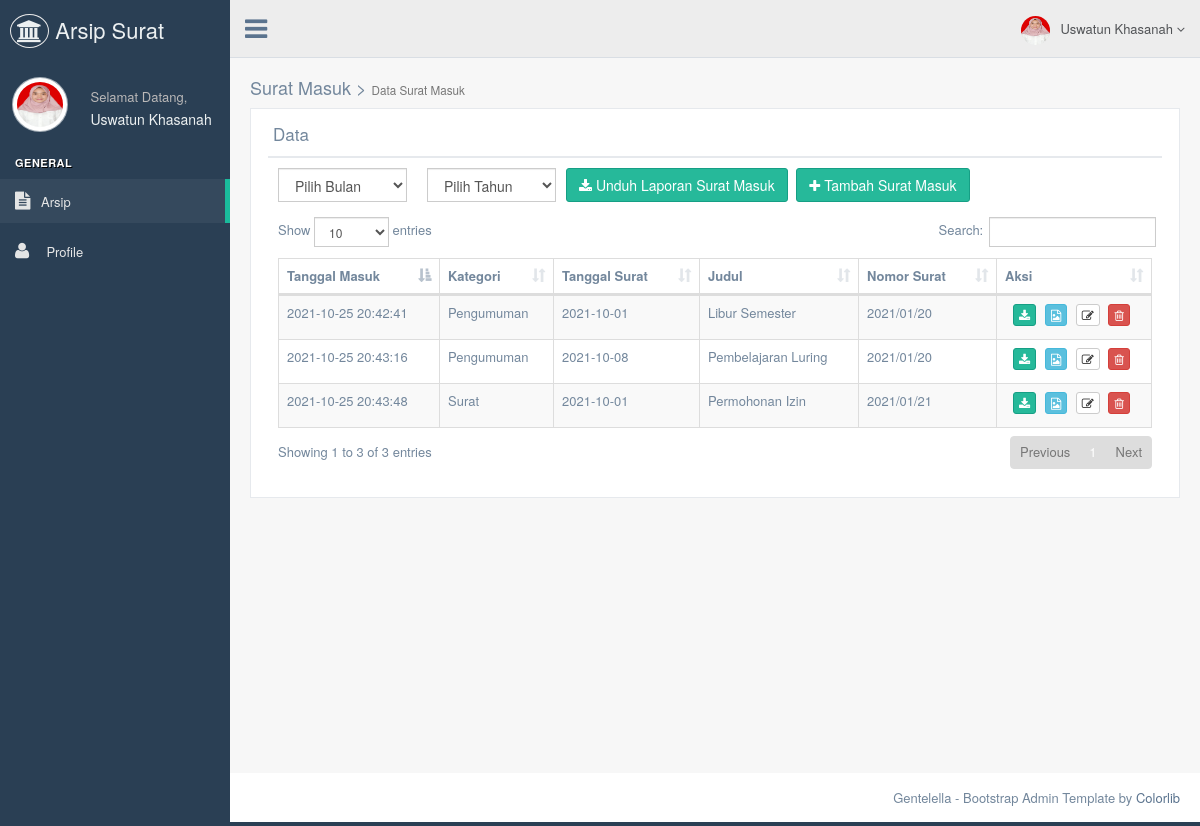
Screenshot of /admin/datasuratmasuk.php (signed in) with the database file from the repository.
### tables this page shows
CREATE TABLE `tb_suratmasuk` (
  `id_suratmasuk` int(11) NOT NULL,
  `tanggalmasuk_suratmasuk` datetime NOT NULL DEFAULT current_timestamp(),
  `kategori` varchar(20) NOT NULL,
  `nomor_suratmasuk` varchar(25) NOT NULL,
  `tanggalsurat_suratmasuk` date NOT NULL,
  `judul` varchar(255) NOT NULL,
  `file_suratmasuk` varchar(255) NOT NULL
);

### admin/datasuratmasuk.php (the view, shortened to what this page needs)
<!DOCTYPE html>
<html lang="en">
  <head>
    <link href="../assets/vendors/bootstrap/dist/css/bootstrap.min.css" rel="stylesheet">
    <link href="../assets/vendors/font-awesome/css/font-awesome.min.css" rel="stylesheet">
    <link href="../assets/vendors/nprogress/nprogress.css" rel="stylesheet">
    <link href="../assets/vendors/iCheck/skins/flat/green.css" rel="stylesheet">
    <link href="../assets/vendors/datatables.net-bs/css/dataTables.bootstrap.min.css" rel="stylesheet">
    <link href="../assets/vendors/datatables.net-buttons-bs/css/buttons.bootstrap.min.css" rel="stylesheet">
    <link href="../assets/vendors/datatables.net-fixedheader-bs/css/fixedHeader.bootstrap.min.css" rel="stylesheet">
    <link href="../assets/vendors/datatables.net-responsive-bs/css/responsive.bootstrap.min.css" rel="stylesheet">
    <link href="../assets/vendors/datatables.net-scroller-bs/css/scroller.bootstrap.min.css" rel="stylesheet">
    <link href="../assets/build/css/custom.min.css" rel="stylesheet">
  </head>
  <body class="nav-md">
    <div class="container body">
      <div class="main_container">
        <?php
        include("sidebarmenu.php");
        ?>
        <?php
        include("header.php");
        ?>
        <div class="right_col" role="main">
          <div class="">
            <div class="page-title">
              <div class="title_right">
                <h2>Surat Masuk > <small>Data Surat Masuk</small></h2>
              </div>
            </div>
            <div class="clearfix"></div>
            <div class="row">
              <div class="col-md-12 col-sm-12 col-xs-12">
                <div class="x_panel">
                  <div class="x_title">
                    <h2>Data<small>Surat Masuk</small></h2>
                    <div class="clearfix"></div>
                  </div>
                      <form action="downloadlaporan_suratmasuk.php"  name="download_suratmasuk" method="post" enctype="multipart/form-data" id="demo-form2" data-parsley-validate class="form-horizontal form-label-left">
                        <div class="col-md-2 col-sm-2 col-xs-6">
                          <select name="bulan" class="select2_single form-control" tabindex="-1">
                            <option>Pilih Bulan</option>
                          </select>
                        </div>
                        <div class="col-md-2 col-sm-2 col-xs-6">
                          <select name="tahun" class="select2_single form-control" tabindex="-1">
                            <option>Pilih Tahun</option>
                          </select>
                        </div>
                  <button type="submit" class="btn btn-success"><i class="fa fa-download"></i> Unduh Laporan Surat Masuk</button></a>
                  <a href="inputsuratmasuk.php"><button type="button" class="btn btn-success"><i class="fa fa-plus"></i> Tambah Surat Masuk</button></a>
                  </form>
                  <div class="x_content">
                  <div class="x_content">
                              <?php
                              include '../koneksi/koneksi.php';
                              $sql1  		= "SELECT * FROM tb_suratmasuk order by	id_suratmasuk asc";
                              $query1  	= mysqli_query($db, $sql1);
                              $total		= mysqli_num_rows($query1);
                              if ($total == 0) {
                                echo"<center><h2>Belum Ada Data Surat Masuk</h2></center>";
                              }
                              else{?>
                    <table id="datatable" class="table table-striped table-bordered">
                      <thead>
                        <tr>
                          <th >Tanggal Masuk</th>
                          <th>Kategori</th>
                          <th>Tanggal Surat</th>
                          <th>Judul</th>
                          <th >Nomor Surat</th>
                          <th >Aksi</th>
                        </tr>
                      </thead>
                      <tbody>
                            <?php
                            while($data = mysqli_fetch_array($query1)){
                              echo'<tr>
                              <td>	'. $data['tanggalmasuk_suratmasuk'].'		</td>
                              <td>	'. $data['kategori'].'	</td>
                              <td>	'. $data['tanggalsurat_suratmasuk'].'	</td>
                              <td>	'. $data['judul'].'  		</td>
                              <td>	'. $data['nomor_suratmasuk'].'  		</td>
                              <td style="text-align:center;">
                              <a href= surat_masuk/'.$data['file_suratmasuk'].'><button type="button" title="Unduh File" class="btn btn-success btn-xs"><i class="fa fa-download"></i></button></a>
                              <a href=detail-suratmasuk.php?id_suratmasuk='.$data['id_suratmasuk'].'><button type="button" title="Detail" class="btn btn-info btn-xs"><i class="fa fa-file-image-o"></i></button></a>
                              <a href=editsuratmasuk.php?id_suratmasuk='.$data['id_suratmasuk'].'><button type="button" title="Edit" class="btn btn-default btn-xs"><i class="fa fa-edit"></i></button></a>
                              <a onclick="return konfirmasi()" href="proses/proses_hapussuratmasuk.php?id_suratmasuk='.$data['id_suratmasuk'].'"><button type="button" title="Hapus" class="btn btn-danger btn-xs"><i class="fa fa-trash-o"></i></button></a></td>
                              </tr>';
                            }
                            ?>
                      </tbody>
                    </table>
                   <?php } ?>
                  </div>
                  </div>
                </div>
              </div>
            </div>
          </div>
        </div>
        <footer>
          <div class="pull-right">
            Gentelella - Bootstrap Admin Template by <a href="https://colorlib.com">Colorlib</a>
          </div>
          <div class="clearfix"></div>
        </footer>
      </div>
    </div>
  </body>
</html>

### admin/sidebarmenu.php (shortened to what this page needs)
<?php
	 include '../koneksi/koneksi.php';
			$sql  		= "SELECT * FROM tb_admin where id_admin='".$_SESSION['id']."'";
			$query  	= mysqli_query($db, $sql);
			$data 		= mysqli_fetch_array($query);
?>
        <div class="col-md-3 left_col">
          <div class="left_col scroll-view">
            <div class="navbar nav_title" style="border: 0;">
              <a href="index.php" class="site_title"><i class="fa fa-institution"></i> <span> Arsip Surat</span></a>
            </div>
            <div class="profile clearfix">
              <div class="profile_pic">
                <img src="images/<?php echo $data['gambar']; ?>" height="55" width="55" alt="" class="img-circle profile_img">
              </div>
              <div class="profile_info">
                <span>Selamat Datang,</span>
                <h2><?php echo $_SESSION['nama'];?></h2>
              </div>
            </div>
            <br />
            <div id="sidebar-menu" class="main_menu_side hidden-print main_menu">
              <div class="menu_section">
                <h3>General</h3>
                <ul class="nav side-menu">
                  <li><a href="datasuratmasuk.php"><i class="fa fa-file-text"></i>Arsip</a></li>
                  <li><a href="profile.php"><i class="fa fa-user pull-left"></i>Profile</a></li>
                </ul>
              </div>
            </div>
          </div>
        </div>

### admin/header.php (shortened to what this page needs)
<?php
include '../koneksi/koneksi.php';
$sql  		= "SELECT * FROM tb_admin where id_admin='".$_SESSION['id']."'";
$query  	= mysqli_query($db, $sql);
$data 		= mysqli_fetch_array($query);
?>
        <div class="top_nav">
          <div class="nav_menu">
            <nav>
              <div class="nav toggle">
                <a id="menu_toggle"><i class="fa fa-bars"></i></a>
              </div>
              <ul class="nav navbar-nav navbar-right">
                <li class="">
                  <a href="javascript:;" class="user-profile dropdown-toggle" data-toggle="dropdown" aria-expanded="false">
                    <img src="images/<?php echo $data['gambar']; ?>" alt=""><?php echo $_SESSION['nama'];?>
                    <span class=" fa fa-angle-down"></span>
                  </a>
                </li>
              </ul>
            </nav>
          </div>
        </div>

### rows the page displays
tb_suratmasuk: tanggalmasuk_suratmasuk "2021-10-25 20:42:41", kategori "Pengumuman", tanggalsurat_suratmasuk "2021-10-01", judul "Libur Semester", nomor_suratmasuk "2021/01/20"
tb_suratmasuk: tanggalmasuk_suratmasuk "2021-10-25 20:43:16", kategori "Pengumuman", tanggalsurat_suratmasuk "2021-10-08", judul "Pembelajaran Luring", nomor_suratmasuk "2021/01/20"
tb_suratmasuk: tanggalmasuk_suratmasuk "2021-10-25 20:43:48", kategori "Surat", tanggalsurat_suratmasuk "2021-10-01", judul "Permohonan Izin", nomor_suratmasuk "2021/01/21"

### other values shown
$_SESSION['nama'] "Uswatun Khasanah"
